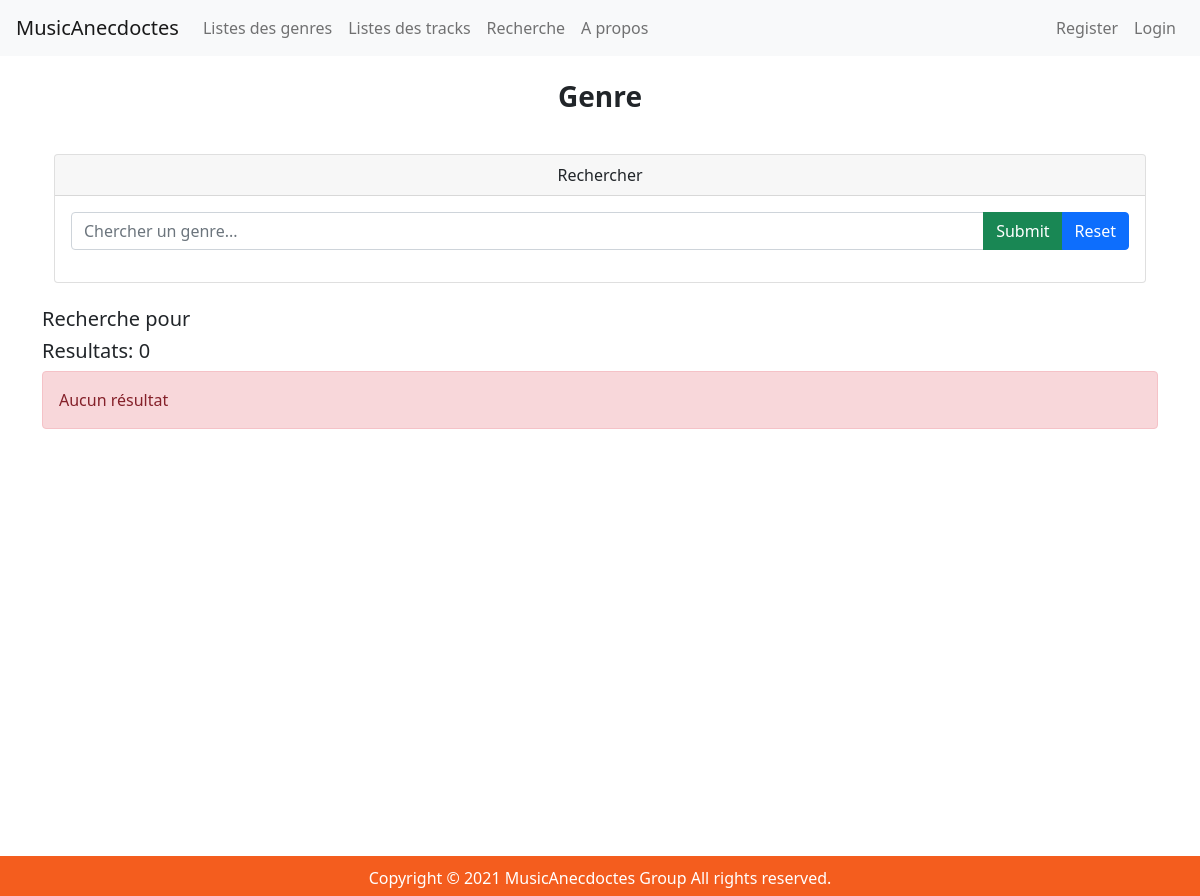
Before: /index.php/search/search_genre_result with the older database file.
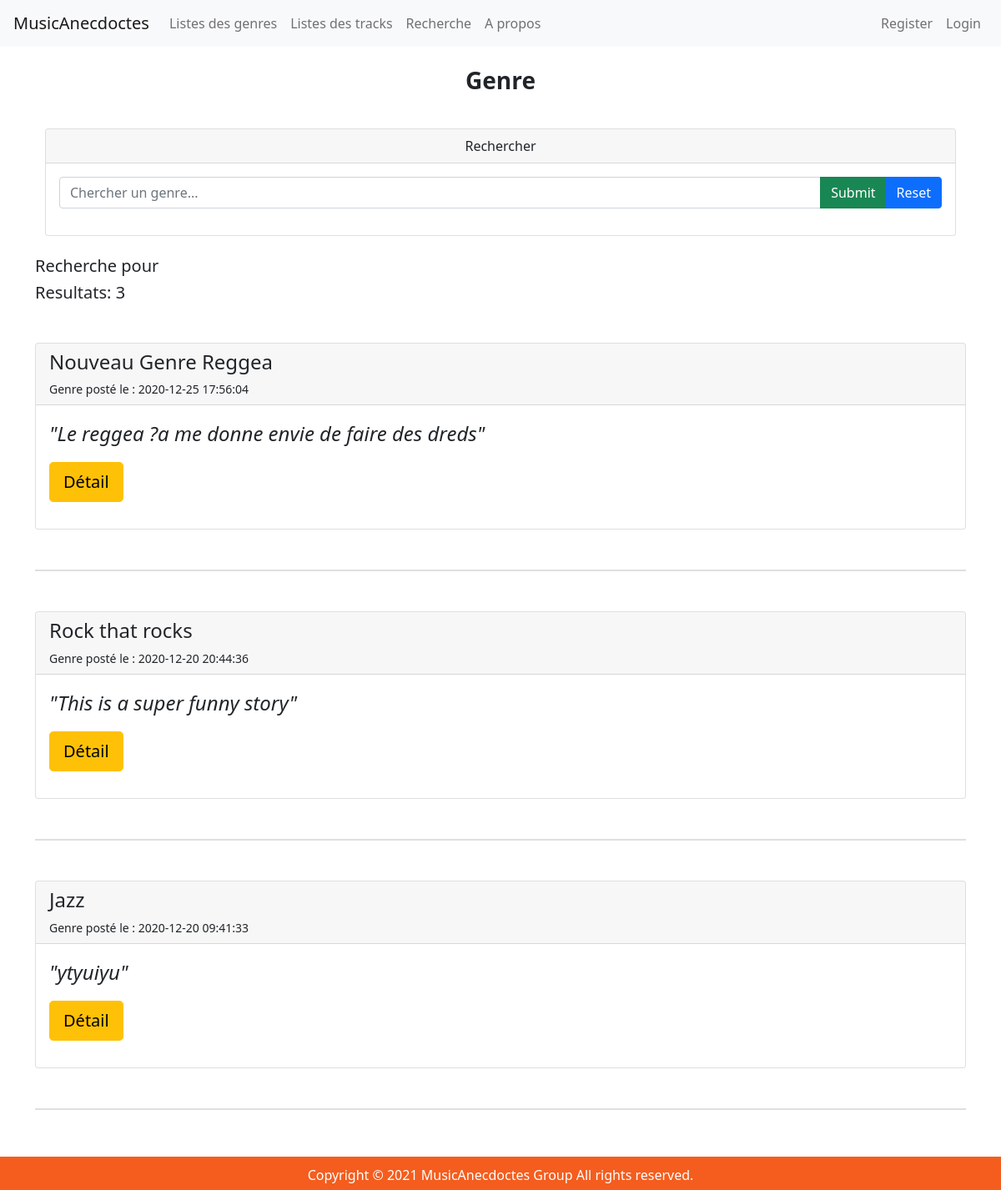
After: the same page with the newer database file.
### tables this page shows
CREATE TABLE `genres` (
  `idGenre` int NOT NULL,
  `genreName` varchar(255) NOT NULL,
  `story` text NOT NULL,
  `slug` varchar(255) NOT NULL,
  `createdAt` timestamp NOT NULL DEFAULT CURRENT_TIMESTAMP,
  `updatedAt` timestamp NULL DEFAULT CURRENT_TIMESTAMP,
  `isValidated` tinyint NOT NULL,
  `idUser` int NOT NULL
);

### application/controllers/Search.php (called while the page is built, shortened)
<?php
    class Search extends CI_Controller {
        public function search_genre_result(){
            $data['title'] = 'Genre';
            $this->load->library('pagination');
            if($this->input->post('genreSend')) {
                $data['genreSearch'] = $this->input->post('genreSearch');
                $this->session->set_userdata('genreSearch', $data['genreSearch']);
            } else {
                $data['genreSearch'] = $this->session->userdata('genreSearch');
            }
            $this->db->like('genreName', $data['genreSearch']);
            $this->db->from('genres');
            $this->db->where('isValidated', 1);
            $config['total_rows'] = $this->db->count_all_results();
            $data['total_rows'] = $config['total_rows'];
            $config['per_page'] = 6;
            $data['start'] = $this->uri->segment(3);
            $data['genres'] = $this->genre_model->get_genres(false, $config['per_page'], $data['start'], $data['genreSearch']);
            $this->load->view('templates/header');
            $this->load->view('search/search_genre_result', $data);
            $this->load->view('templates/footer');
        }
    }

### index.php (called while the page is built, shortened)
<?php
require_once BASEPATH.'core/CodeIgniter.php';

### application/models/Genre_model.php (called while the page is built, shortened)
<?php
    class Genre_model extends CI_Model {
        public function get_genres($slug = FALSE, $limit, $start, $genreSearch = NULL){
            if($slug === FALSE){
            $this->db->order_by('createdAt', 'DESC');
            $query = $this->db->get('genres', $limit, $start);
            return $query->result_array();
            }
            $query = $this->db->get_where('genres', array('slug' => $slug));
            return $query->row_array();
        }
    }

### application/views/search/search_genre_result.php (the view, shortened to what this page needs)
<h5 style="text-align:center" class="h3 mb-3 fw-bold"><?= $title ?></h5><br>
<section>
    <div class="container">
        <div style="text-align:center">
            <div class="card text-center">
                <div class="card-header">
                    Rechercher</div>
                <div class="card-body">
                    <div class="col-md-13">
                        <form action="<?= base_url('search/search_genre_result'); ?>" method="POST">
                            <div class="input-group mb-2">
                                <input type="text" class="form-control" placeholder="Chercher un genre..." name="genreSearch">
                                <div class="input-group-append">
                                    <input class="btn btn-success" type="submit" name="genreSend" autocomplete="off" />
                                </div>
                                <div class="input-group-append">
                                    <button class="btn btn-primary" type="submit" name="resetSend" value="reset" autocomplete="off">Reset</button>
                                </div>
                            </div>
                        </form>
                    </div>
                </div>
            </div>
        </div>
    </div
    ><br>
    <h5>Recherche pour <?= $genreSearch; ?></h5>
    <h5>Resultats: <?= $total_rows; ?></h5>
    <?php if (empty($genres)) : ?>
        <tr>
            <td>
                <div class="alert alert-danger" role="alert">
                    Aucun résultat
                </div>
            </td>
        </tr>
    <?php endif; ?>
    <?php foreach ($genres as $genre) : ?>
        <?php if ($genre['isValidated'] == 1) : ?>
        <div class="card my-5">
            <div class="card-header">
                <h4><?php echo $genre['genreName']; ?></h4>
                <small>Genre posté le : <?php echo $genre['createdAt']; ?></small>
            </div>
            <div class="card-body">
                <p class="card-text story">"<?php echo $genre['story'] ;?>"</p>
                <p style="text-align:left"><a class="btn btn-lg btn-warning" href="<?php echo site_url('/genres/'.$genre['slug']); ?>">Détail</a></p>
            </div>
        </div>
        <hr style="height:2px;border-width:0;color:gray;background-color:gray">
    <?php endif; ?>
<?php endforeach; ?>
</section>

Changed rows visible on the page:
added genres: genreName "Nouveau Genre Reggea", createdAt "2020-12-25 17:56:04", story "Le reggea ?a me donne envie de faire des dreds"
added genres: genreName "Rock that rocks", createdAt "2020-12-20 20:44:36", story "This is a super funny story"
added genres: genreName "Jazz", createdAt "2020-12-20 09:41:33", story "ytyuiyu"
Other visible differences:
$total_rows: "0" → "3"
text no longer shown: "Aucun résultat"
